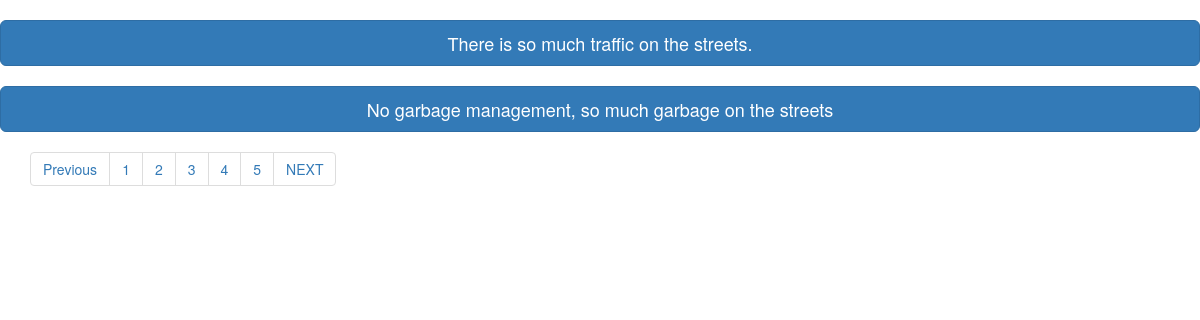
Screenshot of /institute/test.php with the database file from the repository.
### tables this page shows
CREATE TABLE `issue` (
  `issue_id` int(11) NOT NULL,
  `user_id` int(11) NOT NULL,
  `added_on` timestamp NULL DEFAULT NULL,
  `district_id` int(11) NOT NULL,
  `region_id` int(11) NOT NULL,
  `locality` varchar(20) NOT NULL,
  `pincode` varchar(6) NOT NULL,
  `title` varchar(100) NOT NULL,
  `description` varchar(1500) NOT NULL,
  `upvote_count` int(11) NOT NULL,
  `bogus_count` int(11) NOT NULL,
  `duplicate_count` int(11) NOT NULL,
  `solution_count` int(11) NOT NULL,
  `approved_solution` tinyint(1) NOT NULL DEFAULT '0'
);

### institute/test.php (the view, shortened to what this page needs)
<!doctype html>
<html>
<head>
	<link rel="stylesheet" href="https://maxcdn.bootstrapcdn.com/bootstrap/3.3.7/css/bootstrap.min.css">
	<link rel="stylesheet" href="//..style.problemdescription.css">
</head>
<body>
<?php
$con= mysqli_connect("localhost","root","");
$sql="Select * from issue where 1 ";
$result=mysqli_query($con,$sql);
 $no_of_results=mysqli_num_rows($result);
$results_per_page=2;
 $no_of_pages= ceil($no_of_results/$results_per_page);
 if(!isset($_GET['page']))
 {
 	$page=1;
 }
 else
 {
 	$page=$_GET['page'];
 }
$start_limit=($page-1)*$results_per_page;
if($page>1)
{
$pre=$page-1;
}
else
{
	$pre=1;
}
if($page<$no_of_pages)
{
$next=$page+1;
}
else
{
	$next=$no_of_pages;
}
$sql="select * from issue LIMIT ".$start_limit.','.$results_per_page;
$result=mysqli_query($con,$sql);
?>
	<div id="problem">
		<?php
			$i = 1;
		while($row=mysqli_fetch_array($result))
		{
			?>
			<br>
			<button type="button" class="btn  problems btn btn-primary btn-lg btn-block " data-toggle="collapse" data-target="#demo<?php echo $i; ?>">
			<?php
			echo "<a style='color:white'  onclick='javascript:loadDoc('loginpagetest.php','problem')' data-toggle='modal' data-target='#myModal' >".$row['title']."</a></br>";?>
			</button>
					<br><?php
						$i++;
					?>
		<?php
		}
		?>
		<div class="container">
			<ul class="pagination">
				<?php echo "<li><a href='search1new.php?page='".$pre." class='button'>Previous</a></li>"; ?>
				<?php
					for($page=1;$page<=$no_of_pages;$page++)
					{
				?>
						<?php
								echo '<li><a onclick="javascript:loadSearch(url'.$page.')">'.$page.'</a></li>';
					}
				echo "<li><a href='search1new.php?page=".$next."' class='button'>NEXT</a></li>";
					?>
			</ul>
		</div>
	</div>
</body>
</html>

### rows the page displays
issue: title "There is so much traffic on the streets."
issue: title "No garbage management, so much garbage on the streets"
